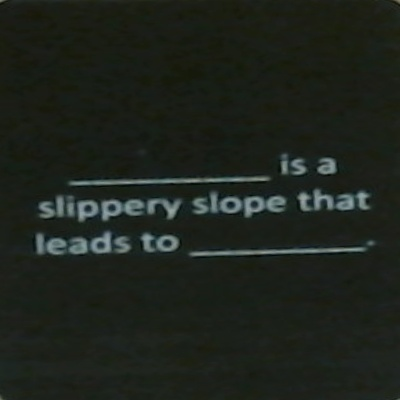
#> input picture Black2.jpg, 400 x 400 px, found by its file name
$ python autoRotateImage.py
#> lines starting #> are read from the running program, lines starting #| are printed output that depends on the picture
import cv2

import numpy as np

img = cv2.imread("Cards Against Humanity/cardTemplates/Black2.jpg")
#> img is the input picture: shape (400, 400, 3); mean B, G, R 28.4, 35.3, 30
gray_img=cv2.cvtColor(img, cv2.COLOR_BGR2GRAY)
gray_img=cv2.bitwise_not(gray_img)
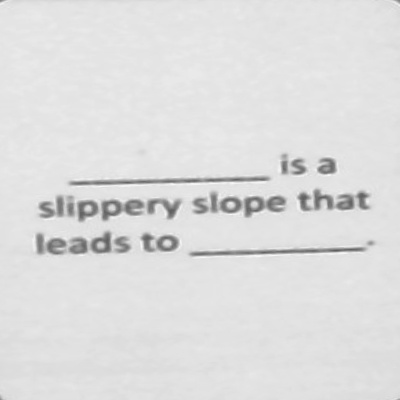
#> gray_img: shape (400, 400); min 93, max 250, mean 222
coordinates = np.column_stack(np.where(gray_img > 0))
#> coordinates = 160000 pairs, first value 0 to 399, second value 0 to 399
ang=cv2.minAreaRect(coordinates)[-1]
#> ang = -90

if ang < -45:
    ang = -(90 + ang)
#> ang = 0
else:
    ang = -ang

height, width = img.shape[:2]
#> height = 400; width = 400

center = (width / 2, height / 2)
#> center = (200, 200)

rotationMatrix = cv2.getRotationMatrix2D(center, ang, 1.0)
#> rotationMatrix = [[1, 0, 0], [0, 1, 0]]

rotated_img = cv2.warpAffine(img, rotationMatrix, (width, height), borderMode=cv2.BORDER_REFLECT)
cv2.imshow("Rotated Image", rotated_img)

cv2.waitKey(0)

$ run again, with Black1.jpg copied over Black2.jpg
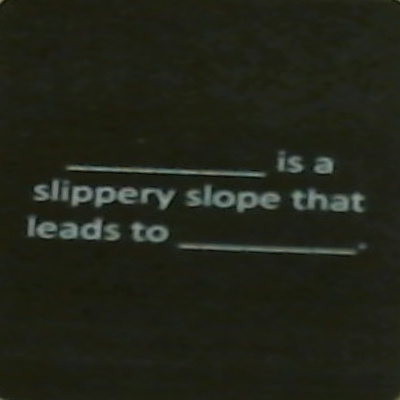
#> input picture Black1.jpg, 400 x 400 px, found by its file name
#> img is the input picture: shape (400, 400, 3); mean B, G, R 24.6, 35.8, 33.1
#> `gray_img=cv2.bitwise_not(gray_img)`:
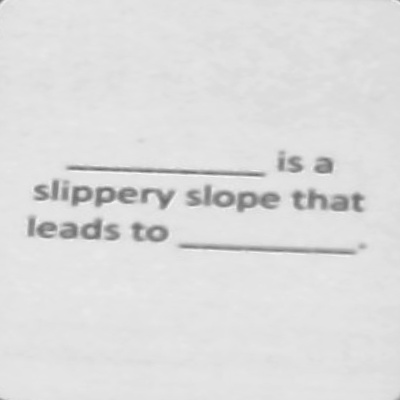
#> gray_img: shape (400, 400); min 107, max 251, mean 221.3
#> coordinates = 160000 pairs, first value 0 to 399, second value 0 to 399
#> `ang=cv2.minAreaRect(coordinates)[-1]`: ang = -90
#> `ang = -(90 + ang)`: ang = 0
#> rotationMatrix = [[1, 0, 0], [0, 1, 0]]

$ run again, with 0.jpg copied over Black2.jpg
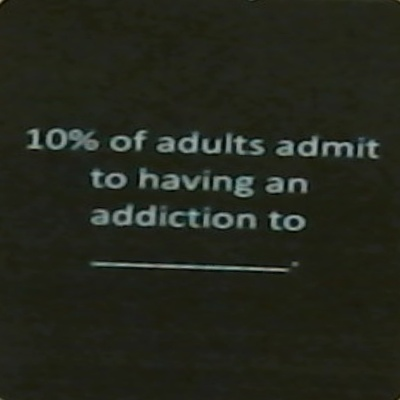
#> input picture 0.jpg, 400 x 400 px, found by its file name
#> img is the input picture: shape (400, 400, 3); mean B, G, R 28.4, 38.6, 35.7
#> `gray_img=cv2.bitwise_not(gray_img)`:
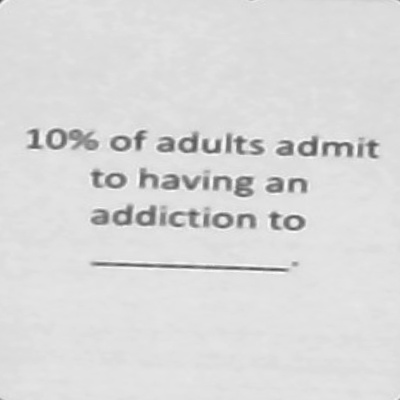
#> gray_img: shape (400, 400); min 80, max 253, mean 218.4
#> coordinates = 160000 pairs, first value 0 to 399, second value 0 to 399
#> `ang=cv2.minAreaRect(coordinates)[-1]`: ang = -90
#> `ang = -(90 + ang)`: ang = 0
#> rotationMatrix = [[1, 0, 0], [0, 1, 0]]
